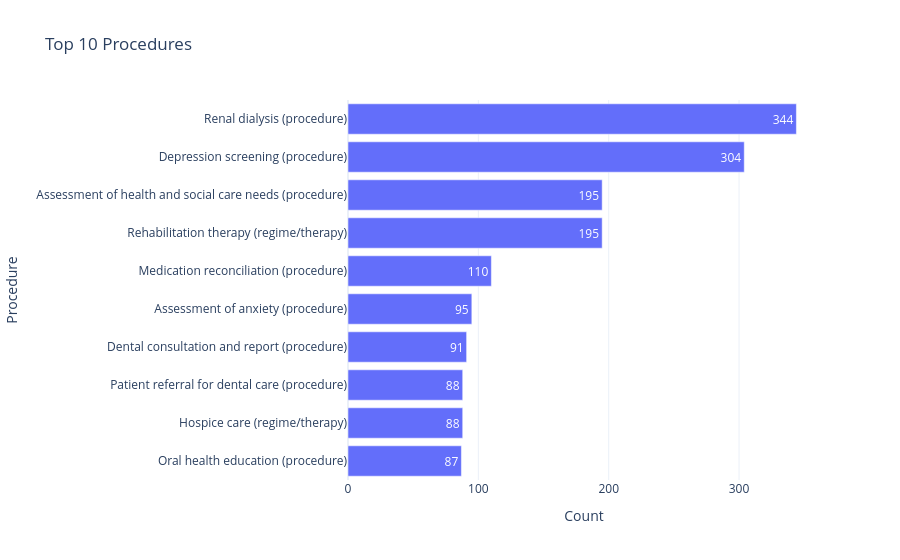

The cell this chart's notebook holds for it:
### Markdown cell above
## Top procedures

### Code cell
top_procedures = (
    procedures["DESCRIPTION"]
    .value_counts()
    .head(10)
    .rename_axis("Procedure")
    .reset_index(name="Count")
)

fig = px.bar(
    top_procedures.sort_values("Count"),
    x="Count",
    y="Procedure",
    orientation="h",
    title="Top 10 Procedures",
    text_auto=True
)

fig.update_layout(template="plotly_white")
fig.show()

### Figure 1 — Plotly figure (JSON) as saved in the notebook; plotly's stock layout.template omitted (floating-point values rounded to 4 significant figures)
{"data": [{"hovertemplate": "Count=%{x}<br>Procedure=%{y}<extra></extra>", "legendgroup": "", "marker": {"color": "#636efa", "pattern": {"shape": ""}}, "name": "", "orientation": "h", "showlegend": false, "textposition": "auto", "texttemplate": "%{x}", "type": "bar", "x": [87, 88, 88, 91, 95, 110, 195, 195, 304, 344], "xaxis": "x", "y": ["Oral health education (procedure)", "Hospice care (regime/therapy)", "Patient referral for dental care (procedure)", "Dental consultation and report (procedure)", "Assessment of anxiety (procedure)", "Medication reconciliation (procedure)", "Rehabilitation therapy (regime/therapy)", "Assessment of health and social care needs (procedure)", "Depression screening (procedure)", "Renal dialysis (procedure)"], "yaxis": "y"}], "layout": {"barmode": "relative", "legend": {"tracegroupgap": 0}, "title": {"text": "Top 10 Procedures"}, "xaxis": {"anchor": "y", "domain": [0, 1], "title": {"text": "Count"}}, "yaxis": {"anchor": "x", "domain": [0, 1], "title": {"text": "Procedure"}}}}
